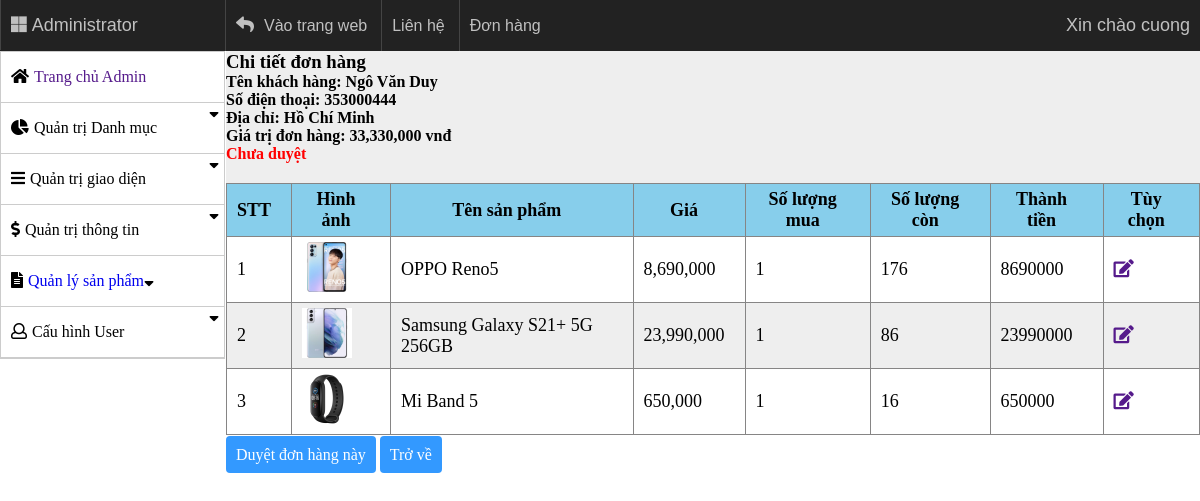
The page /?controller=chitiet_donhang&id_order=4 (signed in) on the database its author committed.
### tables this page shows
CREATE TABLE `users` (
  `id` int(11) NOT NULL,
  `username` varchar(50) DEFAULT NULL,
  `password` varchar(50) DEFAULT NULL,
  `name` varchar(50) DEFAULT NULL,
  `lv` int(11) DEFAULT NULL,
  `gioitinh` varchar(10) DEFAULT NULL,
  `ns` year(4) DEFAULT NULL,
  `email` varchar(100) NOT NULL,
  `code` int(11) DEFAULT NULL
);

CREATE TABLE `order_` (
  `id_order` int(11) NOT NULL,
  `customer` varchar(100) DEFAULT NULL,
  `address` varchar(100) DEFAULT NULL,
  `tel` int(11) DEFAULT NULL,
  `order_amount` int(11) DEFAULT NULL,
  `trangthai` int(11) DEFAULT NULL
);

CREATE TABLE `order_detail` (
  `id` int(11) NOT NULL,
  `id_order` int(11) DEFAULT NULL,
  `id_product` int(11) DEFAULT NULL,
  `qty` int(11) DEFAULT NULL,
  `amount` int(11) DEFAULT NULL,
  `price` int(11) DEFAULT NULL
);

CREATE TABLE `sanpham` (
  `id_product` int(11) NOT NULL,
  `name` varchar(100) DEFAULT NULL,
  `price` int(11) DEFAULT NULL,
  `amount` int(11) DEFAULT NULL,
  `img_link` varchar(100) DEFAULT NULL,
  `content` varchar(1000) DEFAULT NULL,
  `price_after` int(11) NOT NULL,
  `manhinh` varchar(100) DEFAULT NULL,
  `hedieuhanh` varchar(100) DEFAULT NULL,
  `camerasau` varchar(100) DEFAULT NULL,
  `cameratruoc` varchar(50) DEFAULT NULL,
  `chip` varchar(50) DEFAULT NULL,
  `ram` varchar(20) DEFAULT NULL,
  `rom` varchar(20) DEFAULT NULL,
  `sim` varchar(50) DEFAULT NULL,
  `pin` varchar(30) DEFAULT NULL,
  `sac` varchar(50) DEFAULT NULL,
  `ketnoi` varchar(50) DEFAULT NULL,
  `hang` varchar(30) DEFAULT NULL,
  `cpu` varchar(100) DEFAULT NULL,
  `harddrive` varchar(100) DEFAULT NULL,
  `card` varchar(100) DEFAULT NULL,
  `connector` varchar(100) DEFAULT NULL,
  `dacbiet` varchar(100) DEFAULT NULL,
  `thietke` varchar(50) DEFAULT NULL,
  `kichthuoc` varchar(100) DEFAULT NULL,
  `thoiluongpin` varchar(100) DEFAULT NULL,
  `matdongho` varchar(50) DEFAULT NULL,
  `chucnang` varchar(500) DEFAULT NULL,
  `ngayramat` year(4) DEFAULT NULL,
  `tienich` varchar(500) DEFAULT NULL,
  `catalog_id` int(11) DEFAULT NULL,
  `thuonghieu` int(11) DEFAULT NULL,
  `mota_link` varchar(100) DEFAULT NULL
);

### controller/c_chitiet_donhang.php (called while the page is built)
<?php
$id_order = $_GET['id_order'];
if (isset($_SESSION['ss_admin_nhanvien'])) {
	$user = $db->get('users', array('id'=>$_SESSION['ss_admin_nhanvien']));
	$data_order        = $db->get('order_',array('id_order'=>$id_order));
	$data_order_detail = $db->get('order_detail',array('id_order'=>$id_order));
}else if (isset($_COOKIE['ss_admin_nhanvien'])) {
	$data_order        = $db->get('order_',array('id_order'=>$id_order));
	$data_order_detail = $db->get('order_detail',array('id_order'=>$id_order));
	$user = $db->get('users', array('id'=>$_COOKIE['ss_admin_nhanvien']));
}else{
	header('location: ?controller=login');
}
require_once './view/chitiet_donhang.php';
?>

### model/m_database.php (called while the page is built, shortened)
<?php
class database{
	protected $conn = null;
	protected $host = 'localhost';
	protected $user = 'root';
	protected $pass = '';
	protected $name = 'quanlybanhang';
	public function connect(){
		$this->conn = new mysqli($this->host, $this->user, $this->pass, $this->name);
	}
	public function get($table, $condition = array()){
		$sql = "SELECT * FROM $table";
		if (!empty($condition)) {
			$sql.= " WHERE";
			foreach ($condition as $key => $value) {
				$sql.= " $key = '$value' AND";
			}
			$sql = trim($sql, 'AND');
		}
		$query = mysqli_query($this->conn, $sql);
		$result = array();
		if ($query) {
			while ($row = mysqli_fetch_assoc($query)) {
				$result[] = $row;
			}
		}
		return $result;
	}
}
?>

### view/chitiet_donhang.php (the view, shortened to what this page needs)
<!DOCTYPE html>
<html>
<head>
	<link rel="stylesheet" type="text/css" href="./public/style/font-awesome/css/fontawesome-all.min.css">
	<link rel="stylesheet" type="text/css" href="./public/style/css_page_admin.css?v=<?php echo time(); ?>">
</head>
<body>
<div class="header">
	<ul class="tuychon">
		<li><i class="fab fa-microsoft"></i>Administrator</li>
		<li>
			<i class="fas fa-reply"></i>
			<a href="?controller=trangchu">Vào trang web</a>
		</li>
		<li><a href="">Liên hệ</a></li>
		<li><a href="">Đơn hàng</a></li>
		<li>
			<?php echo "Xin chào ".$user[0]['username']; ?>
		</li>
	</ul>
</div>
<div class="container">
	<div class="menu">
		<ul class="menu-doc">
			<li class="chucnang"><i class="fas fa-home"></i><a href="">Trang chủ Admin</a></li>
			<li class="chucnang"><i class="fas fa-chart-pie"></i>Quản trị Danh mục<i class="fas fa-sort-down flright"></i>
			</li>
			<li class="chucnang"><i class="fas fa-bars"></i>Quản trị giao diện<i class="fas fa-sort-down flright"></i>
			</li>
			<li class="chucnang"><i class="fas fa-dollar-sign"></i>Quản trị thông tin<i class="fas fa-sort-down flright"></i>
			</li>
			<li class="chucnang"><i class="fas fa-file-alt"></i><a href="?controller=product">Quản lý sản phẩm</a><i class="fas fa-sort-down flright"></i></li>
			<li class="chucnang"><i class="far fa-user"></i>Cấu hình User<i class="fas fa-sort-down flright"></i>
			</li>
		</ul>
	</div>
	<div class="box-main">
		<div class="content">
			<div>
				<h3>Chi tiết đơn hàng</h3>
				<h4>
					<?php foreach ($data_order as $key => $value) { ?>
					<ul>
						<li>Tên khách hàng: <?php echo $value['customer'] ?></li>
						<li>Số điện thoại: <?php echo $value['tel'] ?></li>
						<li>Địa chỉ: <?php echo $value['address'] ?></li>
						<li>Giá trị đơn hàng: <?php echo number_format($value['order_amount']) ?> vnđ</li>
						<li style="color: red;"><?php
						echo $value['trangthai']==0? "Chưa duyệt":"Đã duyệt";
						 ?></li>
					</ul>
					<?php } ?>
				</h4>
			</div>
			<table class="tbl-nhanvien">
				<tr>
					<th>STT</th>
					<th>Hình ảnh</th>
					<th>Tên sản phẩm</th>
					<th>Giá</th>
					<th>Số lượng mua</th>
					<th>Số lượng còn</th>
					<th>Thành tiền</th>
					<th>Tùy chọn</th>
				</tr>
				<?php
					$stt = 1;
					foreach ($data_order_detail as $key => $value) {
							$data_sanpham = $db->get('sanpham',array('id_product'=>$value['id_product']));
				?>
				<tr>
					<td><?php echo $stt; ?></td>
					<td><img width="50px;" src="<?php echo $data_sanpham['0']['img_link']; ?>"></td>
					<td><?php echo $data_sanpham['0']['name']; ?></td>
					<td><?php echo number_format($data_sanpham[0]['price_after']); ?></td>
					<td><?php echo $value['qty']; ?></td>
					<td><?php echo $data_sanpham[0]['amount'] ?></td>
					<td><?php echo $value['amount']; ?></td>
					<td style="color: red;"><?php $id = $value['id_product']; if (isset($error[$id])) {
						echo $error[$id];
					} ?>
						<a href=""><i class="fas fa-edit"></i></a>
					</td>
				</tr>
			<?php $stt++; } ?>
			</table>
			<?php if ($data_order[0]['trangthai']==0) { ?>
				<a href="?controller=duyet_donhang&id_order=<?php echo $data_order[0]['id_order'] ?>">Duyệt đơn hàng này</a>
			<?php } ?>
			<a href="?controller=list_donhang">Trở về</a>
		</div>
	</div>
</div>
</body>
</html>

### public/style/css_page_admin.css (style rules this page uses)
* { margin: 0; padding: 0; }
li { list-style-type: none; }
a { text-decoration: none; }
i { margin: 0 5px 0 0; }
.header { background-color: #222222; width: 1200px; margin: 0 auto; }
.header li { display: inline-block; position: relative; align-items: center; line-height: 50px; color: #c0c0c0; padding: 0px 10px; font-family: arial, tahoma,"Times New Roman", Times, serif; font-size: 18px; }
.header li a { line-height: 50px; font-size: 16px; color: #c0c0c0; font-family: arial, tahoma,"Times New Roman", Times, serif; }
.header>ul>li { border-left: 1px solid #444444; }
.header>ul>li:last-child { border: none; float: right; }
.header>ul>li:first-child { width: 200px; }
.container { width: 1200px; display: block; margin: 0 auto; background-color: lightgray; }
.menu { width: 223px; border: 1px solid #ccc; float: left; }
.chucnang { line-height: 50px; border-bottom: 1px solid #ccc; cursor: pointer; padding-left: 10px; }
.menu-doc li i:nth-child(2) { float: right; }
.box-main { float: right; width: 974px; display: inline-block; }
table, th, td { border:1px solid #868585; }
table { border-collapse:collapse; font-size: 18px; width: 974px; }
td, th { padding: 5px 20px 5px 10px; }
th { background-color: skyblue; }
.tbl-nhanvien tr:nth-child(odd) { background-color: #eee; }
.content>a { padding:10px; line-height: 40px; color: white; background-color: #3399ff; border-radius: 4px; }
.content>div { background-color: #eeeeee; padding-bottom: 20px; }

### rows shown on the page
users: username "cuong"
order_: customer "Ngô Văn Duy", tel "353000444", address "Hồ Chí Minh", order_amount "33,330,000", trangthai "Chưa duyệt"
order_detail: id_product.img_link (picture), id_product.name "OPPO Reno5", id_product.price_after "8,690,000", qty "1", id_product.amount "176", amount "8690000"
order_detail: id_product.img_link (picture), id_product.name "Samsung Galaxy S21+ 5G 256GB", id_product.price_after "23,990,000", qty "1", id_product.amount "86", amount "23990000"
order_detail: id_product.img_link (picture), id_product.name "Mi Band 5", id_product.price_after "650,000", qty "1", id_product.amount "16", amount "650000"
